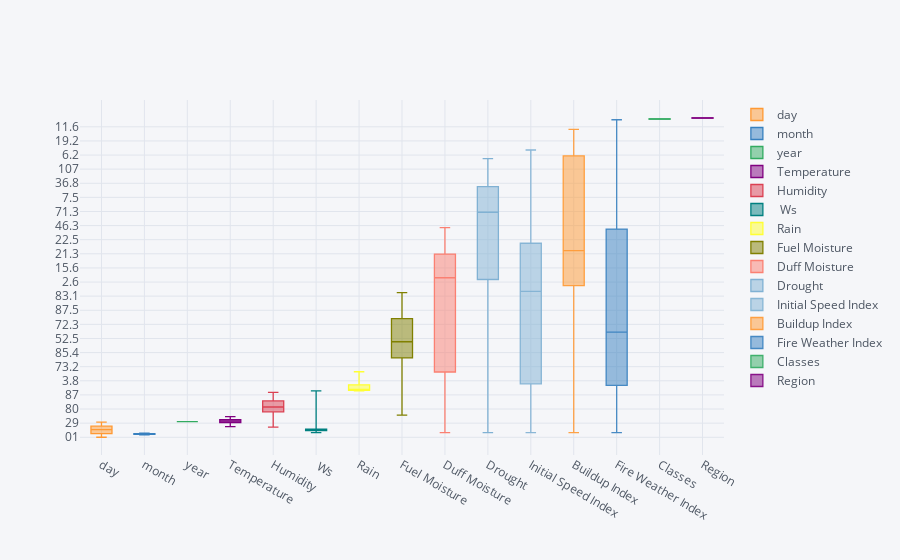

The notebook cell saved with this chart:
### Code cell
df.iplot(kind = 'box', x = 'Humidity', y = 'Classes')

### Figure 1 — Plotly figure (JSON) as saved in the notebook; plotly's stock layout.template omitted (floating-point values rounded to 4 significant figures; data arrays with more than 128 entries replaced by an {"elided": "..."} marker saying what was removed)
{"data": [{"boxpoints": false, "line": {"width": 1.3}, "marker": {"color": "rgba(255, 153, 51, 1.0)"}, "name": "day", "orientation": "v", "type": "box", "y": {"elided": "244 str values"}}, {"boxpoints": false, "line": {"width": 1.3}, "marker": {"color": "rgba(55, 128, 191, 1.0)"}, "name": "month", "orientation": "v", "type": "box", "y": {"elided": "244 str values"}}, {"boxpoints": false, "line": {"width": 1.3}, "marker": {"color": "rgba(50, 171, 96, 1.0)"}, "name": "year", "orientation": "v", "type": "box", "y": {"elided": "244 str values"}}, {"boxpoints": false, "line": {"width": 1.3}, "marker": {"color": "rgba(128, 0, 128, 1.0)"}, "name": "Temperature", "orientation": "v", "type": "box", "y": {"elided": "244 str values"}}, {"boxpoints": false, "line": {"width": 1.3}, "marker": {"color": "rgba(219, 64, 82, 1.0)"}, "name": "Humidity", "orientation": "v", "type": "box", "y": {"elided": "244 str values"}}, {"boxpoints": false, "line": {"width": 1.3}, "marker": {"color": "rgba(0, 128, 128, 1.0)"}, "name": " Ws", "orientation": "v", "type": "box", "y": {"elided": "244 str values"}}, {"boxpoints": false, "line": {"width": 1.3}, "marker": {"color": "rgba(255, 255, 51, 1.0)"}, "name": "Rain", "orientation": "v", "type": "box", "y": {"elided": "244 str values"}}, {"boxpoints": false, "line": {"width": 1.3}, "marker": {"color": "rgba(128, 128, 0, 1.0)"}, "name": "Fuel Moisture", "orientation": "v", "type": "box", "y": {"elided": "244 str values"}}, {"boxpoints": false, "line": {"width": 1.3}, "marker": {"color": "rgba(251, 128, 114, 1.0)"}, "name": "Duff Moisture", "orientation": "v", "type": "box", "y": {"elided": "244 str values"}}, {"boxpoints": false, "line": {"width": 1.3}, "marker": {"color": "rgba(128, 177, 211, 1.0)"}, "name": "Drought", "orientation": "v", "type": "box", "y": {"elided": "244 str values"}}, {"boxpoints": false, "line": {"width": 1.3}, "marker": {"color": "rgba(128, 177, 211, 0.8999999999999999)"}, "name": "Initial Speed Index", "orientation": "v", "type": "box", "y": {"elided": "244 str values"}}, {"boxpoints": false, "line": {"width": 1.3}, "marker": {"color": "rgba(255, 153, 51, 0.8999999999999999)"}, "name": "Buildup Index", "orientation": "v", "type": "box", "y": {"elided": "244 str values"}}, {"boxpoints": false, "line": {"width": 1.3}, "marker": {"color": "rgba(55, 128, 191, 0.8999999999999999)"}, "name": "Fire Weather Index", "orientation": "v", "type": "box", "y": {"elided": "244 str values"}}, {"boxpoints": false, "line": {"width": 1.3}, "marker": {"color": "rgba(50, 171, 96, 0.8999999999999999)"}, "name": "Classes", "orientation": "v", "type": "box", "y": {"elided": "244 str values"}}, {"boxpoints": false, "line": {"width": 1.3}, "marker": {"color": "rgba(128, 0, 128, 0.8999999999999999)"}, "name": "Region", "orientation": "v", "type": "box", "y": {"elided": "244 str values"}}], "layout": {"legend": {"bgcolor": "#F5F6F9", "font": {"color": "#4D5663"}}, "paper_bgcolor": "#F5F6F9", "plot_bgcolor": "#F5F6F9", "title": {"font": {"color": "#4D5663"}}, "xaxis": {"gridcolor": "#E1E5ED", "showgrid": true, "tickfont": {"color": "#4D5663"}, "title": {"font": {"color": "#4D5663"}, "text": ""}, "zerolinecolor": "#E1E5ED"}, "yaxis": {"gridcolor": "#E1E5ED", "showgrid": true, "tickfont": {"color": "#4D5663"}, "title": {"font": {"color": "#4D5663"}, "text": ""}, "zerolinecolor": "#E1E5ED"}}}
